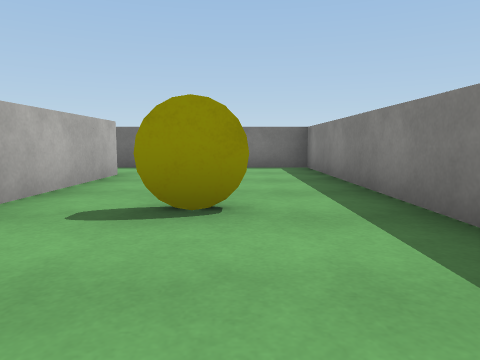
view 1 (above)

12 first-person views from a walk through a scene from a Unity 3-D project. The camera is 0.58 m above the floor, tilts 6° down and sees 70° across. The floor is counted in squares, 1 m on a side. Each view is taken from the middle of a square. On the plan, view 1 faces up. The plan holds only what a view shows up to about 9 squares ahead; the rest is blank. The place goes on beyond the plan. The player character is not drawn. Surface patterns are stand-ins for the level's own textures.

view 2
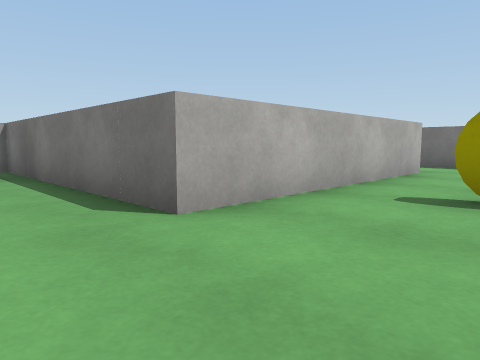

view 3
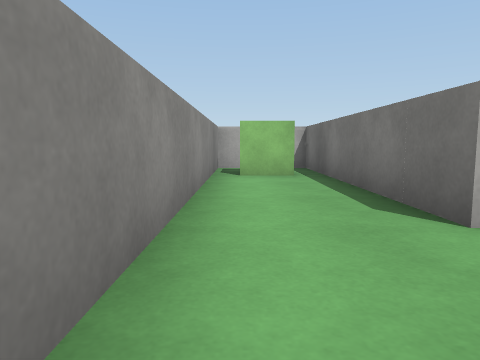

view 4
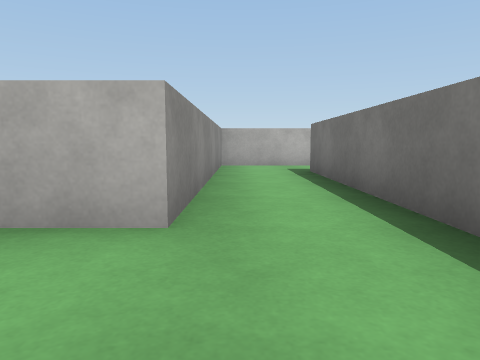

view 5
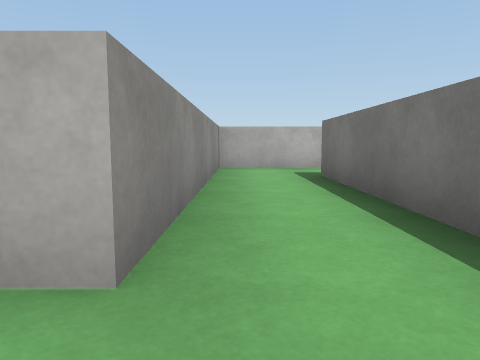

view 6
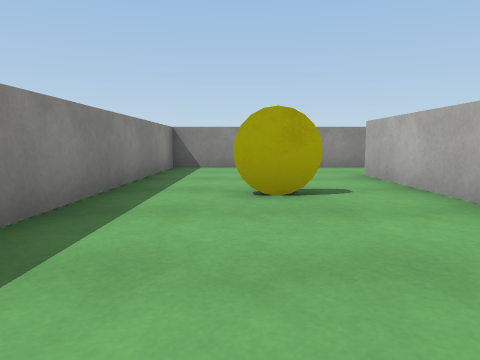

view 7
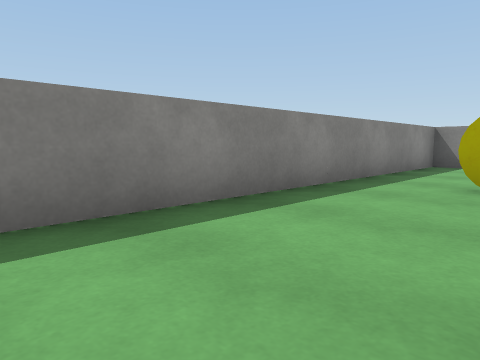

view 8
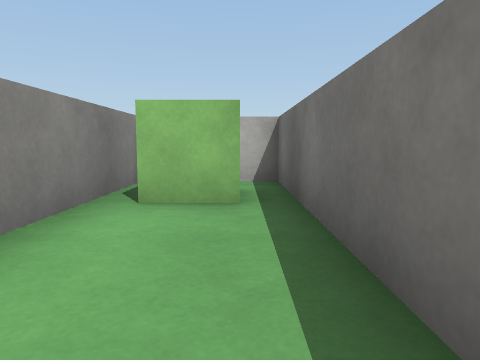

view 9
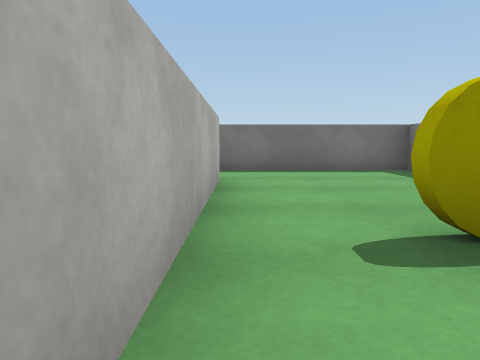

view 10
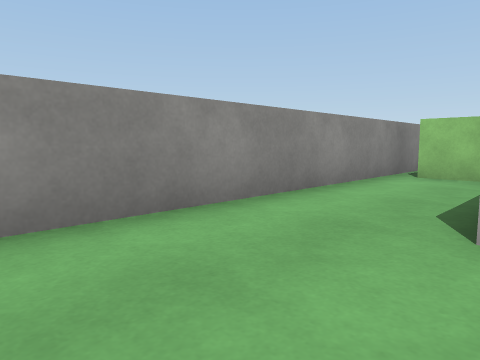

view 11
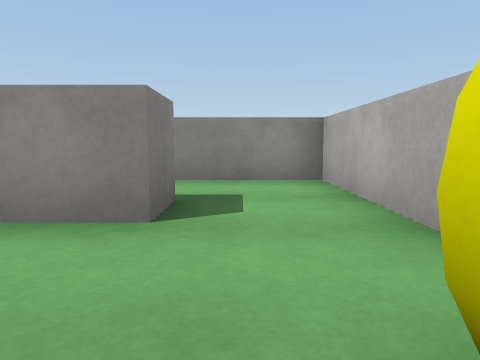

view 12
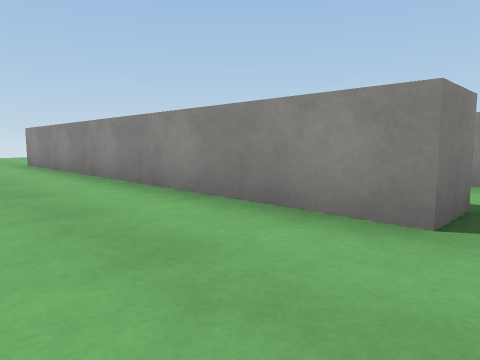

### Floor plan
Points are (right, up) in squares from view 1. A wall is a line through its corners. A room is listed if a view was taken in it or the views show most of it. See-through windows are left out.
Room 1 (views 1, 2, 3, 4, 5, 6, 7, 8, 9, 10)
walls: (-9.3, 8.4) (-9.3, 6.5) (-2.3, 6.5) (-2.3, 0.6) (-8.3, 0.6) (-8.3, -1.5) (1.7, -1.5) (1.7, 8.5) (-7.3, 8.5)
ways out: opening at (-8.5, 9) to room 2
objects: cube (-7, -1) to (-7, 0); other object (0, 3)
Room 2 (views 11, 12)
walls: (-7.3, 8.5) (-7.3, 9.5) (2.4, 9.5); (-9.3, 9.9) (-9.3, 8.4)
ways out: opening at (-8.5, 9) to room 1
objects: other object (-9, 12)

Where each view was taken, in squares from view 1:
view 1: 0 up, 0 right, facing up
view 2: 1 down, 0 right, facing up-left
view 3: 1 down, 0 right, facing left
view 4: 7 up, 0 right, facing left
view 5: 7 up, 1 left, facing left
view 6: 7 up, 0 right, facing down
view 7: 8 up, 1 left, facing down-right
view 8: 0 up, 3 left, facing left
view 9: 1 up, 2 left, facing up
view 10: 1 up, 0 right, facing down-left
view 11: 12 up, 8 left, facing down
view 12: 12 up, 8 left, facing down-right
